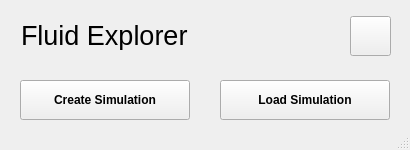
<?xml version="1.0" encoding="UTF-8"?>
<ui version="4.0">
 <class>MainWindow</class>
 <widget class="QMainWindow" name="MainWindow">
  <property name="geometry">
   <rect>
    <x>0</x>
    <y>0</y>
    <width>410</width>
    <height>150</height>
   </rect>
  </property>
  <property name="minimumSize">
   <size>
    <width>410</width>
    <height>150</height>
   </size>
  </property>
  <property name="maximumSize">
   <size>
    <width>410</width>
    <height>150</height>
   </size>
  </property>
  <property name="windowTitle">
   <string>Fluid Explorer</string>
  </property>
  <property name="autoFillBackground">
   <bool>false</bool>
  </property>
  <widget class="QWidget" name="centralwidget">
   <widget class="QPushButton" name="pushButtonNewProject">
    <property name="geometry">
     <rect>
      <x>20</x>
      <y>80</y>
      <width>170</width>
      <height>40</height>
     </rect>
    </property>
    <property name="font">
     <font>
      <weight>75</weight>
      <bold>true</bold>
     </font>
    </property>
    <property name="text">
     <string>Create Simulation</string>
    </property>
    <property name="icon">
     <iconset>
      <normaloff>icons/ico_add.ico</normaloff>icons/ico_add.ico</iconset>
    </property>
    <property name="iconSize">
     <size>
      <width>30</width>
      <height>30</height>
     </size>
    </property>
   </widget>
   <widget class="QPushButton" name="pushButtonLoadSimulation">
    <property name="geometry">
     <rect>
      <x>220</x>
      <y>80</y>
      <width>170</width>
      <height>40</height>
     </rect>
    </property>
    <property name="font">
     <font>
      <weight>75</weight>
      <bold>true</bold>
     </font>
    </property>
    <property name="styleSheet">
     <string notr="true"/>
    </property>
    <property name="text">
     <string>Load Simulation</string>
    </property>
    <property name="icon">
     <iconset>
      <normaloff>:/img/ico_search.ico</normaloff>:/img/ico_search.ico</iconset>
    </property>
    <property name="iconSize">
     <size>
      <width>30</width>
      <height>30</height>
     </size>
    </property>
   </widget>
   <widget class="QLabel" name="labelMain">
    <property name="geometry">
     <rect>
      <x>21</x>
      <y>20</y>
      <width>320</width>
      <height>30</height>
     </rect>
    </property>
    <property name="font">
     <font>
      <family>MS Shell Dlg 2</family>
      <pointsize>20</pointsize>
      <italic>false</italic>
      <strikeout>false</strikeout>
      <kerning>false</kerning>
     </font>
    </property>
    <property name="text">
     <string>Fluid Explorer</string>
    </property>
   </widget>
   <widget class="QPushButton" name="pushButtonHelpMain">
    <property name="geometry">
     <rect>
      <x>350</x>
      <y>16</y>
      <width>41</width>
      <height>40</height>
     </rect>
    </property>
    <property name="autoFillBackground">
     <bool>false</bool>
    </property>
    <property name="styleSheet">
     <string notr="true"/>
    </property>
    <property name="text">
     <string/>
    </property>
    <property name="icon">
     <iconset>
      <normaloff>icons/ico_help.ico</normaloff>icons/ico_help.ico</iconset>
    </property>
    <property name="iconSize">
     <size>
      <width>30</width>
      <height>30</height>
     </size>
    </property>
    <property name="default">
     <bool>false</bool>
    </property>
   </widget>
  </widget>
  <widget class="QStatusBar" name="statusbar">
   <property name="enabled">
    <bool>false</bool>
   </property>
  </widget>
 </widget>
 <resources/>
 <connections/>
</ui>
